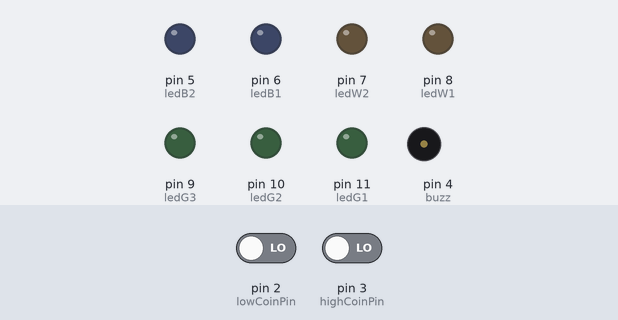
Recording of a sketch running on a simulated Arduino Uno, built with avr-gcc and run on an emulated ATmega328P. Shown: output pins drawn as LEDs (lit = HIGH), buzzer (waves = sounding, pin HIGH). Dashed ring = blinking. Inputs (shaded band) come from the test bench; at power-on: pin 2 (lowCoinPin) LOW, pin 3 (highCoinPin) LOW.

Above: at 1.2 s.
1.3 s: pin 2 (lowCoinPin) driven HIGH
At 2.07 s:
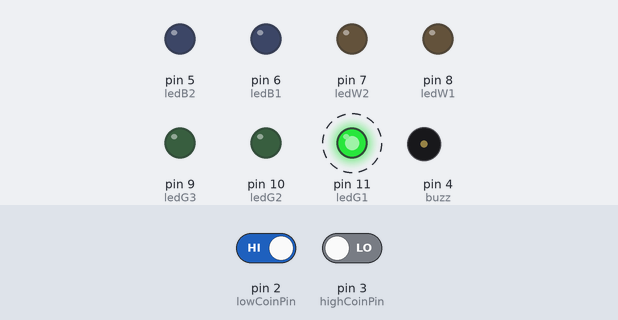
At 2.67 s:
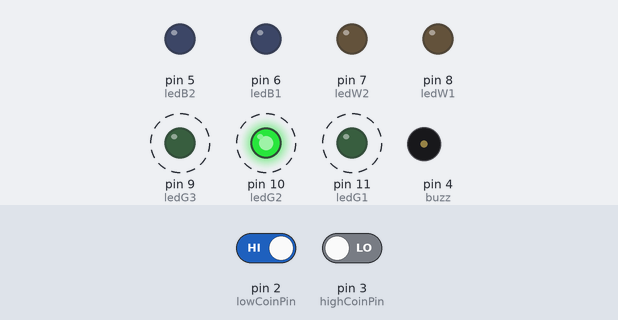
Timing chart, 0 to 4.9 s (numbered marks = the images above; inputs shaded):
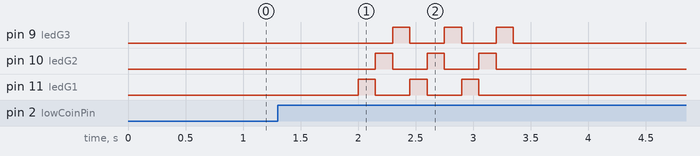

The sketch:

tips-box.ino
```cpp
#include "song.h"

#define  f4    349    // 349 Hz
#define  g4    392    // 392 Hz
#define  a4    440    // 440 Hz
#define  a4s   466
#define  b4    493    // 493 Hz
#define  c5    523    // 523 Hz
#define  d5    587
#define  d5s   622
#define  e5    659    // 659 Hz
#define  f5    698    // 698 Hz
#define  g5    784
#define  a5    880
#define  a5s   932
#define  b5    1012
#define  c6    955
#define g6  1568
#define c7  2093
#define e7  2637
#define g7  3136

song starWars;
song mario;

unsigned long tim1 = 0;
unsigned long tim2 = 0;

int lowCoinPin = 2;
int highCoinPin = 3;

int buzz = 4;
int ledG1 = 11;
int ledG2 = 10;
int ledG3 = 9;
int ledW1 = 8;
int ledW2 = 7;
int ledB1 = 6;
int ledB2 = 5;

bool lowCoinVal = 0;
bool highCoinVal = 0;

bool flag1 = 0;

int mel1[19] = {f4,  f4, f4,  a4s,   f5,  d5s,  d5,  c5, a5s, f5, d5s,  d5,  c5, a5s, f5, d5s, d5, d5s,  c5};
int beat1[19] = {  21,  21, 21,  128,  128,   21,  21,  21, 128, 64,  21,  21,  21, 128, 64,  21, 21,  21, 128 };

Vector<int> m1(mel1);
Vector<int> b1(beat1);

int mel2[] = {e7,  0,  e7,  0, e7,  0,     c7,  0, e7,  0,  g7,   0, g5};
int beat2[] = {21, 10, 21, 40, 40, 20,     21,  15, 30, 30, 55,  45, 60};

Vector<int> m2(mel2);
Vector<int> b2(beat2);

void lowCoinIsr(){
  lowCoinVal = 1;
}

void highCoinIsr(){
  highCoinVal = 1;
}

void animation1(){

  //////////////////////////////
  digitalWrite(ledG1, 1);
  delay(150);

  digitalWrite(ledG1, 0);
  digitalWrite(ledG2, 1);
  delay(150);

  digitalWrite(ledG2, 0);
  digitalWrite(ledG3, 1);
  delay(150);

  digitalWrite(ledG3, 0);
 /////////////////////////////////
  digitalWrite(ledG1, 1);
  delay(150);

  digitalWrite(ledG1, 0);
  digitalWrite(ledG2, 1);
  delay(150);

  digitalWrite(ledG2, 0);
  digitalWrite(ledG3, 1);
  delay(150);

  digitalWrite(ledG3, 0);
   /////////////////////////////////
  digitalWrite(ledG1, 1);
  delay(150);

  digitalWrite(ledG1, 0);
  digitalWrite(ledG2, 1);
  delay(150);

  digitalWrite(ledG2, 0);
  digitalWrite(ledG3, 1);
  delay(150);

  digitalWrite(ledG3, 0);
}

void animation2(){

  ////////////////////  1
  digitalWrite(11, 1);
  digitalWrite(10, 0);
  digitalWrite(9, 0);
  digitalWrite(8, 0);
  digitalWrite(7, 0);
  digitalWrite(6, 0);
  digitalWrite(5, 0);
  delay(100);

  ////////////////////  2

  digitalWrite(11, 0);
  digitalWrite(10, 1);
  digitalWrite(9, 0);
  digitalWrite(8, 0);
  digitalWrite(7, 0);
  digitalWrite(6, 0);
  digitalWrite(5, 0);
  delay(100);

  ////////////////////  3
  digitalWrite(11, 0);
  digitalWrite(10, 0);
  digitalWrite(9, 1);
  digitalWrite(8, 0);
  digitalWrite(7, 0);
  digitalWrite(6, 0);
  digitalWrite(5, 0);
  delay(100);

  ////////////////////    4
  digitalWrite(11, 0);
  digitalWrite(10, 0);
  digitalWrite(9, 0);
  digitalWrite(8, 1);
  digitalWrite(7, 0);
  digitalWrite(6, 0);
  digitalWrite(5, 0);
  delay(100);

  ////////////////////  5
  digitalWrite(11, 0);
  digitalWrite(10, 0);
  digitalWrite(9, 0);
  digitalWrite(8, 0);
  digitalWrite(7, 1);
  digitalWrite(6, 0);
  digitalWrite(5, 0);
  delay(100);

  ////////////////////    6
  digitalWrite(11, 0);
  digitalWrite(10, 0);
  digitalWrite(9, 0);
  digitalWrite(8, 0);
  digitalWrite(7, 0);
  digitalWrite(6, 1);
  digitalWrite(5, 0);
  delay(100);

  ////////////////////  7

  digitalWrite(11, 0);
  digitalWrite(10, 0);
  digitalWrite(9, 0);
  digitalWrite(8, 0);
  digitalWrite(7, 0);
  digitalWrite(6, 0);
  digitalWrite(5, 1);
  delay(100);

}

void setup() {
  attachInterrupt(digitalPinToInterrupt(lowCoinPin), lowCoinIsr, RISING);
  attachInterrupt(digitalPinToInterrupt(highCoinPin), highCoinIsr, RISING);

  pinMode(buzz, OUTPUT);
  pinMode(ledG1, OUTPUT);
  pinMode(ledG2, OUTPUT);
  pinMode(ledG3, OUTPUT);
  pinMode(ledW1, OUTPUT);
  pinMode(ledW2, OUTPUT);
  pinMode(ledB1, OUTPUT);
  pinMode(ledB2, OUTPUT);

  digitalWrite(ledG1, 0);
  digitalWrite(ledG2, 0);
  digitalWrite(ledG3, 0);
  digitalWrite(ledW1, 0);
  digitalWrite(ledW2, 0);
  digitalWrite(ledB1, 0);
  digitalWrite(ledB2, 0);


  starWars.setMelody(m1, b1);
  starWars.setTempo(6);
  starWars.setPause(1);
  starWars.setBuzzer(buzz);
  starWars.setMode(1);

  mario.setMelody(m2, b2);
  mario.setTempo(5.5);
  mario.setPause(1);
  mario.setBuzzer(buzz);
  mario.setMode(0);

  Serial.begin(9600);

}


void loop(){

  tim1=millis();
  if(lowCoinVal)
  {
     flag1=0;
     while(tim1+700>tim2)
     {
        tim2=millis();
        if(highCoinVal)
        {
           animation2();
           starWars.play();
           lowCoinVal=0;
           highCoinVal=0;
           flag1=1;

        }
     }
     if(flag1==0)
     {
        animation1();
        mario.play();
        lowCoinVal=0;
     }
   }
}
```

song.cpp
```cpp
// song class cpp
#include "song.h"

song::song(){
	tempo = 0;
	pause = 0;
  	duration = 0;
}

void song::setMode(bool a){
	mode = a;
}

void song::setBuzzer(int b){
  buzzer = b;
}

void song::setMelody(Vector<int> m, Vector<int> b){
	melody = m;
	beats = b;
}

void song::setTempo(int t){
	tempo = t;
}

void song::setPause(int p){
	pause = p;
}


void song::play(){
	for (int i=0; i < melody.max_size() ; i++) {
    	duration = beats[i] * tempo;
 Serial.println(melody[i]);
   		if (melody[i] > 0){
 		   	tone(buzzer, melody[i]);
 		   	if (!mode){
 		   		if(784 <= melody[i] && melody[i] >= 1400){	digitalWrite(11, 1);
 		   												                        digitalWrite(10, 0);
 		   												                        digitalWrite(9, 0);}

 		   		else if(1400 <= melody[i] && melody[i] >= 2016) {digitalWrite(11, 1);
 		   													                           digitalWrite(10, 1);
 		   													                           digitalWrite(9, 0);}

 		   		else{										                         digitalWrite(11, 1);
 		   													                           digitalWrite(10, 1);
 		   													                           digitalWrite(9, 1);}
 		   	}

 		   	if (mode)
 		   	{
          if(melody[i] == 349) // 1
 		   													{  digitalWrite(11, 1);
 		   													   digitalWrite(10, 0);
 		   													   digitalWrite(9, 0);
 		   													   digitalWrite(8, 0);
                                   digitalWrite(7, 0);
                                   digitalWrite(6, 0);
                                   digitalWrite(5, 0);}
          else if(melody[i] == 466)  // 2
                                 {  digitalWrite(11, 1);
                                   digitalWrite(10, 1);
                                   digitalWrite(9, 0);
                                   digitalWrite(8, 0);
                                   digitalWrite(7, 0);
                                   digitalWrite(6, 0);
                                   digitalWrite(5, 0);}
          else if(melody[i] == 523)  //3
                                 {  digitalWrite(11, 1);
                                   digitalWrite(10, 1);
                                   digitalWrite(9, 1);
                                   digitalWrite(8, 0);
                                   digitalWrite(7, 0);
                                   digitalWrite(6, 0);
                                   digitalWrite(5, 0);}
          else if(melody[i] == 587)
                                 {  digitalWrite(11, 1);
                                   digitalWrite(10, 1);
                                   digitalWrite(9, 1);
                                   digitalWrite(8, 1);
                                   digitalWrite(7, 0);
                                   digitalWrite(6, 0);
                                   digitalWrite(5, 0);}
          else if(melody[i] == 622)
                                 {  digitalWrite(11, 1);
                                   digitalWrite(10, 1);
                                   digitalWrite(9, 1);
                                   digitalWrite(8, 1);
                                   digitalWrite(7, 1);
                                   digitalWrite(6, 0);
                                   digitalWrite(5, 0);}
          else if(melody[i] == 698)
                                 {  digitalWrite(11, 1);
                                   digitalWrite(10, 1);
                                   digitalWrite(9, 1);
                                   digitalWrite(8, 1);
                                   digitalWrite(7, 1);
                                   digitalWrite(6, 1);
                                   digitalWrite(5, 0);}
          else if(melody[i] == 932)
                                 {  digitalWrite(11, 1);
                                   digitalWrite(10, 1);
                                   digitalWrite(9, 1);
                                   digitalWrite(8, 1);
                                   digitalWrite(7, 1);
                                   digitalWrite(6, 1);
                                   digitalWrite(5, 1);}

 		   	}

    		delay(duration);
    	}

   		 else {
    		noTone(buzzer);
    		delay(duration);
    	}
    }

    digitalWrite(11, 0);
  	digitalWrite(10, 0);
  	digitalWrite(9, 0);
  	digitalWrite(8, 0);
  	digitalWrite(7, 0);
  	digitalWrite(6, 0);
  	digitalWrite(5, 0);
    noTone(buzzer);
    delay(pause);
}
```

song.h
```cpp
#include <Vector.h>

// song class h

class song{
private:
	Vector<int> melody;
	Vector<int> beats;
	int tempo;
	int pause;
  int duration;
  int buzzer;
  bool mode;

public:
  song();
  void setMode(bool a);
  void setBuzzer(int b);
	void setMelody(Vector<int> m, Vector<int> b);
	void setTempo(int t);
	void setPause(int p);
	void play();
};
```

Measured:
- after the input at 1.3 s, pin 9 (ledG3): alternates HIGH for 0.15 s and LOW for 0.30 s, 6 changes in all, then stays LOW, starting after 1.0 s; pin 10 (ledG2): alternates HIGH for 0.15 s and LOW for 0.30 s, 6 changes in all, then stays LOW, starting after 0.85 s
